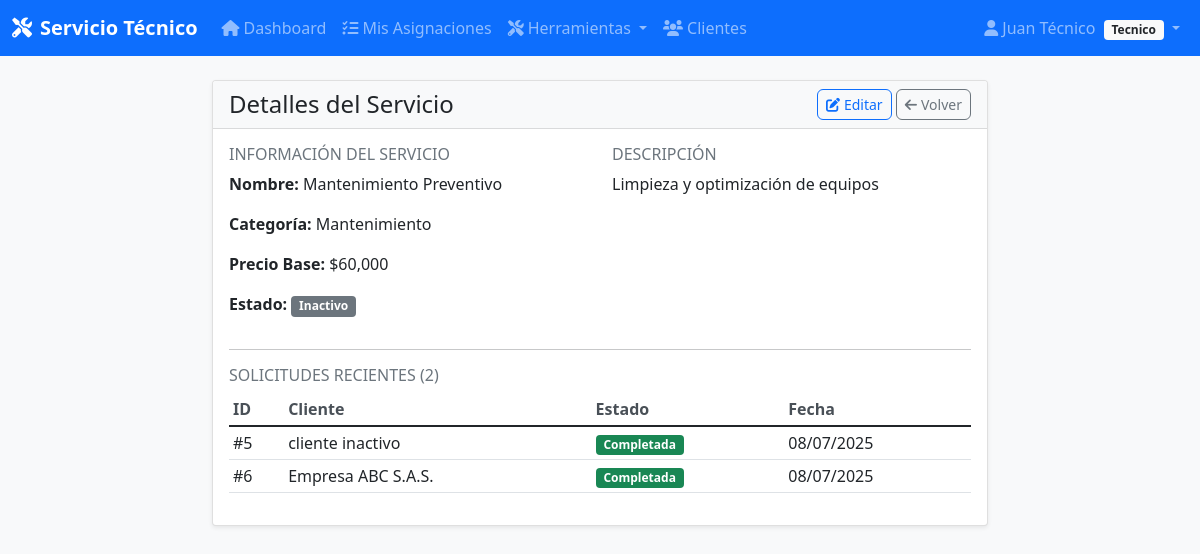
Page /servicios/3 (signed in) on the committed database.
### app/models/models.py (models this page shows, shortened)
class Usuario(UserMixin, db.Model):
    __tablename__ = 'usuarios'
    id = db.Column(db.Integer, primary_key=True)
    nombre = db.Column(db.String(100), nullable=False)
    email = db.Column(db.String(120), unique=True, nullable=False, index=True)
    password_hash = db.Column(db.String(255), nullable=False)
    telefono = db.Column(db.String(20))
    rol = db.Column(db.String(20), nullable=False, default='usuario')
    fecha_creacion = db.Column(db.DateTime, default=datetime.utcnow)
    def is_admin(self):
        return self.rol == 'administrador'
    def is_tecnico(self):
        return self.rol == 'tecnico'

class Servicio(db.Model):
    __tablename__ = 'servicios'
    id = db.Column(db.Integer, primary_key=True)
    nombre = db.Column(db.String(100), nullable=False)
    descripcion = db.Column(db.Text)
    precio_base = db.Column(db.Float, nullable=False)
    categoria = db.Column(db.String(50))
    solicitudes = db.relationship('Solicitud', backref='servicio', lazy=True)

class Solicitud(db.Model):
    __tablename__ = 'solicitudes'
    id = db.Column(db.Integer, primary_key=True)
    cliente_id = db.Column(db.Integer, db.ForeignKey('clientes.id'), nullable=False)
    servicio_id = db.Column(db.Integer, db.ForeignKey('servicios.id'), nullable=False)
    descripcion_problema = db.Column(db.Text, nullable=False)
    prioridad = db.Column(db.String(20), default='media')
    estado = db.Column(db.String(20), default='pendiente')
    fecha_solicitud = db.Column(db.DateTime, default=datetime.utcnow)
    fecha_limite = db.Column(db.DateTime)
    asignaciones = db.relationship('Asignacion', backref='solicitud', lazy=True)
    facturas = db.relationship('Factura', backref='solicitud', lazy=True)

class Cliente(db.Model):
    __tablename__ = 'clientes'
    id = db.Column(db.Integer, primary_key=True)
    nombre = db.Column(db.String(100), nullable=False)
    email = db.Column(db.String(120))
    telefono = db.Column(db.String(20), nullable=False)
    direccion = db.Column(db.Text)
    tipo_cliente = db.Column(db.String(20), default='particular')
    fecha_registro = db.Column(db.DateTime, default=datetime.utcnow)
    activo = db.Column(db.Boolean, default=True)
    solicitudes = db.relationship('Solicitud', backref='cliente', lazy=True)
    facturas = db.relationship('Factura', backref='cliente', lazy=True)

### app/controllers/servicios.py (the view)
@servicios_bp.route('/<int:id>')
@login_required
def detail(id):
    servicio = Servicio.query.get_or_404(id)
    return render_template('servicios/detail.html', servicio=servicio)

### app/templates/servicios/detail.html (shortened to what this page needs)
{% extends "base.html" %}
{% block content %}
<div class="row justify-content-center">
    <div class="col-md-8">
        <div class="card">
            <div class="card-header d-flex justify-content-between align-items-center">
                <h4 class="mb-0">Detalles del Servicio</h4>
                <div>
                    <a href="{{ url_for('servicios.edit', id=servicio.id) }}" class="btn btn-outline-primary btn-sm">
                        <i class="fas fa-edit me-1"></i>Editar
                    </a>
                    <a href="{{ url_for('servicios.list') }}" class="btn btn-outline-secondary btn-sm">
                        <i class="fas fa-arrow-left me-1"></i>Volver
                    </a>
                </div>
            </div>
            <div class="card-body">
                <div class="row">
                    <div class="col-md-6">
                        <h6 class="text-muted">INFORMACIÓN DEL SERVICIO</h6>
                        <p><strong>Nombre:</strong> {{ servicio.nombre }}</p>
                        <p><strong>Categoría:</strong> {{ servicio.categoria or 'No especificada' }}</p>
                        <p><strong>Precio Base:</strong> ${{ "{:,.0f}".format(servicio.precio_base) }}</p>
                        <p><strong>Estado:</strong>
                            <span class="badge bg-{{ 'success' if servicio.activo else 'secondary' }}">
                                {{ 'Activo' if servicio.activo else 'Inactivo' }}
                            </span>
                        </p>
                    </div>
                    <div class="col-md-6">
                        {% if servicio.descripcion %}
                        <h6 class="text-muted">DESCRIPCIÓN</h6>
                        <p>{{ servicio.descripcion }}</p>
                        {% endif %}
                    </div>
                </div>
                {% if servicio.solicitudes %}
                <hr>
                <h6 class="text-muted">SOLICITUDES RECIENTES ({{ servicio.solicitudes|length }})</h6>
                <div class="table-responsive">
                    <table class="table table-sm">
                        <thead>
                            <tr>
                                <th>ID</th>
                                <th>Cliente</th>
                                <th>Estado</th>
                                <th>Fecha</th>
                            </tr>
                        </thead>
                        <tbody>
                            {% for solicitud in servicio.solicitudes[:5] %}
                            <tr>
                                <td>#{{ solicitud.id }}</td>
                                <td>{{ solicitud.cliente.nombre }}</td>
                                <td>
                                    <span class="badge bg-{{ 'warning' if solicitud.estado == 'pendiente' else 'info' if solicitud.estado == 'en_proceso' else 'success' }}">
                                        {{ solicitud.estado.title() }}
                                    </span>
                                </td>
                                <td>{{ solicitud.fecha_solicitud.strftime('%d/%m/%Y') }}</td>
                            </tr>
                            {% endfor %}
                        </tbody>
                    </table>
                </div>
                {% endif %}
            </div>
        </div>
    </div>
</div>
{% endblock %}

### app/templates/base.html (shortened to what this page needs)
<!DOCTYPE html>
<html lang="es">
<head>
    <link href="https://cdn.jsdelivr.net/npm/bootstrap@5.1.3/dist/css/bootstrap.min.css" rel="stylesheet">
    <link href="https://cdnjs.cloudflare.com/ajax/libs/font-awesome/6.0.0/css/all.min.css" rel="stylesheet">
    <link href="{{ url_for('static', filename='css/style.css') }}" rel="stylesheet">
</head>
<body>
    {% if current_user.is_authenticated %}
    <nav class="navbar navbar-expand-lg navbar-dark bg-primary">
        <div class="container-fluid">
            <a class="navbar-brand" href="{{ url_for('main.index') }}">
                <i class="fas fa-tools me-2"></i>Servicio Técnico
            </a>
            <div class="collapse navbar-collapse" id="navbarNav">
                <ul class="navbar-nav me-auto">
                    <li class="nav-item">
                        <a class="nav-link" href="{{ url_for('main.index') }}">
                            <i class="fas fa-home me-1"></i>Dashboard
                        </a>
                    </li>
                    {% if current_user.is_admin() %}
                    <li class="nav-item dropdown">
                        <a class="nav-link dropdown-toggle" href="#" role="button" data-bs-toggle="dropdown">
                            <i class="fas fa-users me-1"></i>Gestión
                        </a>
                        <ul class="dropdown-menu">
                            <li><h6 class="dropdown-header">Clientes</h6></li>
                            <li><a class="dropdown-item" href="{{ url_for('clientes.list') }}">
                                <i class="fas fa-list me-2"></i>Ver Clientes
                            </a></li>
                            <li><a class="dropdown-item" href="{{ url_for('clientes.create') }}">
                                <i class="fas fa-plus me-2"></i>Nuevo Cliente
                            </a></li>
                            <li><hr class="dropdown-divider"></li>
                            <li><h6 class="dropdown-header">Servicios</h6></li>
                            <li><a class="dropdown-item" href="{{ url_for('servicios.list') }}">
                                <i class="fas fa-cogs me-2"></i>Ver Servicios
                            </a></li>
                            <li><a class="dropdown-item" href="{{ url_for('servicios.create') }}">
                                <i class="fas fa-plus me-2"></i>Nuevo Servicio
                            </a></li>
                        </ul>
                    </li>
                    <li class="nav-item dropdown">
                        <a class="nav-link dropdown-toggle" href="#" role="button" data-bs-toggle="dropdown">
                            <i class="fas fa-clipboard-list me-1"></i>Operaciones
                        </a>
                        <ul class="dropdown-menu">
                            <li><h6 class="dropdown-header">Solicitudes</h6></li>
                            <li><a class="dropdown-item" href="{{ url_for('solicitudes.list') }}">
                                <i class="fas fa-list me-2"></i>Ver Solicitudes
                            </a></li>
                            <li><a class="dropdown-item" href="{{ url_for('solicitudes.create') }}">
                                <i class="fas fa-plus me-2"></i>Nueva Solicitud
                            </a></li>
                            <li><hr class="dropdown-divider"></li>
                            <li><h6 class="dropdown-header">Asignaciones</h6></li>
                            <li><a class="dropdown-item" href="{{ url_for('asignaciones.list') }}">
                                <i class="fas fa-tasks me-2"></i>Ver Asignaciones
                            </a></li>
                            <li><a class="dropdown-item" href="{{ url_for('asignaciones.create') }}">
                                <i class="fas fa-plus me-2"></i>Nueva Asignación
                            </a></li>
                        </ul>
                    </li>
                    <li class="nav-item dropdown">
                        <a class="nav-link dropdown-toggle" href="#" role="button" data-bs-toggle="dropdown">
                            <i class="fas fa-boxes me-1"></i>Recursos
                        </a>
                        <ul class="dropdown-menu">
                            <li><h6 class="dropdown-header">Inventario</h6></li>
                            <li><a class="dropdown-item" href="{{ url_for('partes.list') }}">
                                <i class="fas fa-boxes me-2"></i>Ver Partes
                            </a></li>
                            <li><a class="dropdown-item" href="{{ url_for('partes.create') }}">
                                <i class="fas fa-plus me-2"></i>Nueva Parte
                            </a></li>
                            <li><a class="dropdown-item" href="{{ url_for('admin.gestionar_pedidos') }}">
                                <i class="fas fa-tools me-2"></i>Pedidos de Piezas
                            </a></li>
                            <li><hr class="dropdown-divider"></li>
                            <li><h6 class="dropdown-header">Facturación</h6></li>
                            <li><a class="dropdown-item" href="{{ url_for('facturas.list') }}">
                                <i class="fas fa-file-invoice me-2"></i>Ver Facturas
                            </a></li>
                            <li><a class="dropdown-item" href="{{ url_for('facturas.create') }}">
                                <i class="fas fa-plus me-2"></i>Nueva Factura
                            </a></li>
                        </ul>
                    </li>
                    <li class="nav-item dropdown">
                        <a class="nav-link dropdown-toggle" href="#" role="button" data-bs-toggle="dropdown">
                            <i class="fas fa-user-shield me-1"></i>Admin
                        </a>
                        <ul class="dropdown-menu">
                            <li><h6 class="dropdown-header">Personal</h6></li>
                            <li><a class="dropdown-item" href="{{ url_for('tecnicos.list') }}">
                                <i class="fas fa-user-cog me-2"></i>Técnicos
                            </a></li>
                            <li><a class="dropdown-item" href="{{ url_for('usuarios.list') }}">
                                <i class="fas fa-users me-2"></i>Usuarios
                            </a></li>
                            <li><hr class="dropdown-divider"></li>
                            <li><h6 class="dropdown-header">Reportes</h6></li>
                            <li><a class="dropdown-item" href="{{ url_for('reportes.list') }}">
                                <i class="fas fa-chart-bar me-2"></i>Ver Reportes
                            </a></li>
                        </ul>
                    </li>
                    {% elif current_user.is_tecnico() %}
                    <li class="nav-item">
                        <a class="nav-link" href="{{ url_for('tecnico.mis_asignaciones') }}">
                            <i class="fas fa-tasks me-1"></i>Mis Asignaciones
                        </a>
                    </li>
                    <li class="nav-item dropdown">
                        <a class="nav-link dropdown-toggle" href="#" role="button" data-bs-toggle="dropdown">
                            <i class="fas fa-tools me-1"></i>Herramientas
                        </a>
                    </li>
                    <li class="nav-item">
                        <a class="nav-link" href="{{ url_for('clientes.list') }}">
                            <i class="fas fa-users me-1"></i>Clientes
                        </a>
                    </li>
                    {% endif %}
                </ul>
                <ul class="navbar-nav">
                    <li class="nav-item dropdown">
                        <a class="nav-link dropdown-toggle" href="#" role="button" data-bs-toggle="dropdown">
                            <i class="fas fa-user me-1"></i>{{ current_user.nombre }}
                            <span class="badge bg-light text-dark ms-1">{{ current_user.rol.title() }}</span>
                        </a>
                    </li>
                </ul>
            </div>
        </div>
    </nav>
    {% endif %}
    <main class="container-fluid mt-4">
        {% block content %}{% endblock %}
    </main>
</body>
</html>

### app/static/css/style.css (style rules this page uses)
body { background-color: #f8f9fa; font-family: "Segoe UI", Tahoma, Geneva, Verdana, sans-serif; }
.navbar-brand { font-weight: bold; }
.card { box-shadow: 0 0.125rem 0.25rem rgba(0, 0, 0, 0.075); border: 1px solid rgba(0, 0, 0, 0.125); }
.card-header { background-color: #f8f9fa; border-bottom: 1px solid rgba(0, 0, 0, 0.125); }
.btn { border-radius: 0.375rem; }
.table { background-color: white; }
.table th { border-top: none; font-weight: 600; color: #495057; }
.badge { font-size: 0.75em; }
.text-muted { color: #6c757d !important; }
.card, .btn, .form-control { transition: all 0.2s ease-in-out; }

### rows in the picture
Usuario: nombre "Juan Técnico", rol "Tecnico"
Servicio: nombre "Mantenimiento Preventivo", categoria "Mantenimiento", precio_base "60,000", descripcion "Limpieza y optimización de equipos"
Solicitud: id "5", cliente.nombre "cliente inactivo", estado "Completada", fecha_solicitud "08/07/2025"
Solicitud: id "6", cliente.nombre "Empresa ABC S.A.S.", estado "Completada", fecha_solicitud "08/07/2025"

### other values in the picture
{{ 'Activo' if servicio.activo else 'Inactivo' }} "Inactivo"
{{ servicio.solicitudes|length }} "2"
